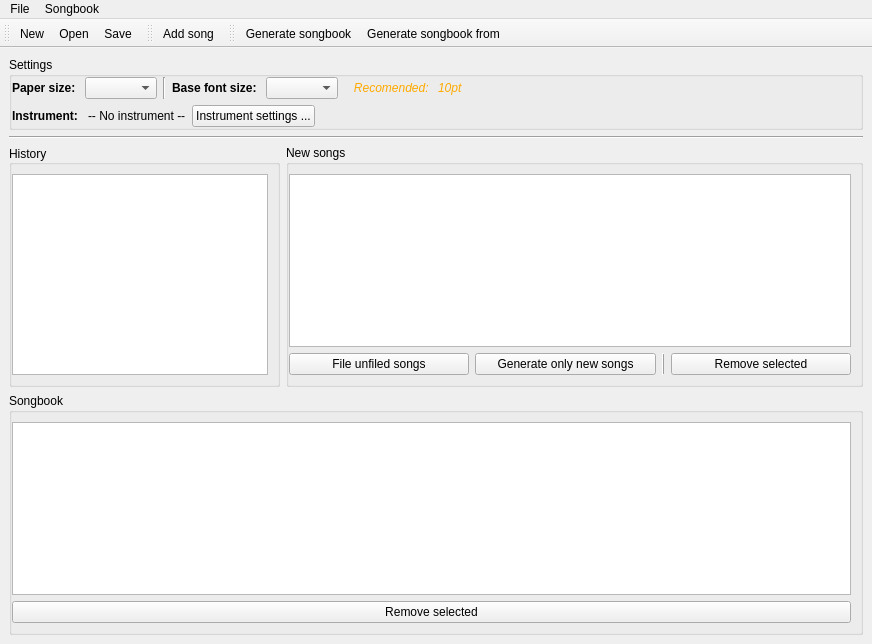
<?xml version="1.0" encoding="UTF-8"?>
<ui version="4.0">
 <class>MainWindow</class>
 <widget class="QMainWindow" name="MainWindow">
  <property name="geometry">
   <rect>
    <x>0</x>
    <y>0</y>
    <width>872</width>
    <height>644</height>
   </rect>
  </property>
  <property name="windowTitle">
   <string>MainWindow</string>
  </property>
  <widget class="QWidget" name="centralwidget">
   <layout class="QVBoxLayout" name="verticalLayout_2" stretch="0,0,0,0">
    <item>
     <widget class="QGroupBox" name="groupBox">
      <property name="title">
       <string>Settings</string>
      </property>
      <layout class="QVBoxLayout" name="verticalLayout_5">
       <property name="leftMargin">
        <number>0</number>
       </property>
       <property name="topMargin">
        <number>0</number>
       </property>
       <property name="bottomMargin">
        <number>0</number>
       </property>
       <item>
        <widget class="QWidget" name="widget_5" native="true">
         <layout class="QHBoxLayout" name="horizontalLayout_5">
          <property name="margin">
           <number>0</number>
          </property>
          <item>
           <widget class="QLabel" name="label_2">
            <property name="font">
             <font>
              <pointsize>9</pointsize>
              <weight>75</weight>
              <bold>true</bold>
             </font>
            </property>
            <property name="text">
             <string>Paper size: </string>
            </property>
           </widget>
          </item>
          <item>
           <widget class="QComboBox" name="paperSize"/>
          </item>
          <item>
           <widget class="QWidget" name="widget_6" native="true">
            <layout class="QHBoxLayout" name="horizontalLayout_6">
             <property name="margin">
              <number>0</number>
             </property>
             <item>
              <widget class="QFrame" name="frame_3">
               <property name="frameShape">
                <enum>QFrame::VLine</enum>
               </property>
               <property name="frameShadow">
                <enum>QFrame::Sunken</enum>
               </property>
              </widget>
             </item>
             <item>
              <widget class="QLabel" name="label_3">
               <property name="font">
                <font>
                 <pointsize>9</pointsize>
                 <weight>75</weight>
                 <bold>true</bold>
                </font>
               </property>
               <property name="text">
                <string>Base font size: </string>
               </property>
              </widget>
             </item>
             <item>
              <widget class="QComboBox" name="fontSize"/>
             </item>
             <item>
              <widget class="QLabel" name="label_4">
               <property name="palette">
                <palette>
                 <active>
                  <colorrole role="WindowText">
                   <brush brushstyle="SolidPattern">
                    <color alpha="255">
                     <red>255</red>
                     <green>170</green>
                     <blue>0</blue>
                    </color>
                   </brush>
                  </colorrole>
                 </active>
                 <inactive>
                  <colorrole role="WindowText">
                   <brush brushstyle="SolidPattern">
                    <color alpha="255">
                     <red>255</red>
                     <green>170</green>
                     <blue>0</blue>
                    </color>
                   </brush>
                  </colorrole>
                 </inactive>
                 <disabled>
                  <colorrole role="WindowText">
                   <brush brushstyle="SolidPattern">
                    <color alpha="255">
                     <red>165</red>
                     <green>166</green>
                     <blue>166</blue>
                    </color>
                   </brush>
                  </colorrole>
                 </disabled>
                </palette>
               </property>
               <property name="font">
                <font>
                 <pointsize>9</pointsize>
                 <italic>true</italic>
                </font>
               </property>
               <property name="text">
                <string>   Recomended: </string>
               </property>
              </widget>
             </item>
             <item>
              <widget class="QLabel" name="recommendedSize">
               <property name="palette">
                <palette>
                 <active>
                  <colorrole role="WindowText">
                   <brush brushstyle="SolidPattern">
                    <color alpha="255">
                     <red>255</red>
                     <green>170</green>
                     <blue>0</blue>
                    </color>
                   </brush>
                  </colorrole>
                 </active>
                 <inactive>
                  <colorrole role="WindowText">
                   <brush brushstyle="SolidPattern">
                    <color alpha="255">
                     <red>255</red>
                     <green>170</green>
                     <blue>0</blue>
                    </color>
                   </brush>
                  </colorrole>
                 </inactive>
                 <disabled>
                  <colorrole role="WindowText">
                   <brush brushstyle="SolidPattern">
                    <color alpha="255">
                     <red>165</red>
                     <green>166</green>
                     <blue>166</blue>
                    </color>
                   </brush>
                  </colorrole>
                 </disabled>
                </palette>
               </property>
               <property name="font">
                <font>
                 <pointsize>9</pointsize>
                 <italic>true</italic>
                </font>
               </property>
               <property name="text">
                <string>10pt</string>
               </property>
              </widget>
             </item>
            </layout>
           </widget>
          </item>
          <item>
           <spacer name="horizontalSpacer_2">
            <property name="orientation">
             <enum>Qt::Horizontal</enum>
            </property>
            <property name="sizeHint" stdset="0">
             <size>
              <width>40</width>
              <height>20</height>
             </size>
            </property>
           </spacer>
          </item>
         </layout>
        </widget>
       </item>
       <item>
        <widget class="QWidget" name="widget_4" native="true">
         <layout class="QHBoxLayout" name="horizontalLayout_4">
          <property name="margin">
           <number>0</number>
          </property>
          <item>
           <widget class="QLabel" name="label">
            <property name="font">
             <font>
              <pointsize>9</pointsize>
              <weight>75</weight>
              <bold>true</bold>
             </font>
            </property>
            <property name="text">
             <string>Instrument: </string>
            </property>
           </widget>
          </item>
          <item>
           <widget class="QLabel" name="instrumentLabel">
            <property name="font">
             <font>
              <pointsize>9</pointsize>
              <weight>50</weight>
              <bold>false</bold>
              <underline>false</underline>
             </font>
            </property>
            <property name="text">
             <string>-- No instrument --</string>
            </property>
           </widget>
          </item>
          <item>
           <widget class="QPushButton" name="instrumentSettingsButton">
            <property name="text">
             <string>Instrument settings ...</string>
            </property>
           </widget>
          </item>
          <item>
           <spacer name="horizontalSpacer">
            <property name="orientation">
             <enum>Qt::Horizontal</enum>
            </property>
            <property name="sizeHint" stdset="0">
             <size>
              <width>40</width>
              <height>20</height>
             </size>
            </property>
           </spacer>
          </item>
         </layout>
        </widget>
       </item>
      </layout>
     </widget>
    </item>
    <item>
     <widget class="QFrame" name="frame_2">
      <property name="frameShape">
       <enum>QFrame::HLine</enum>
      </property>
      <property name="frameShadow">
       <enum>QFrame::Sunken</enum>
      </property>
      <property name="lineWidth">
       <number>1</number>
      </property>
      <property name="midLineWidth">
       <number>0</number>
      </property>
     </widget>
    </item>
    <item>
     <widget class="QWidget" name="widget_3" native="true">
      <layout class="QHBoxLayout" name="horizontalLayout_3" stretch="0,1">
       <property name="margin">
        <number>0</number>
       </property>
       <item>
        <widget class="QGroupBox" name="historyBox">
         <property name="title">
          <string>History</string>
         </property>
         <property name="alignment">
          <set>Qt::AlignLeading|Qt::AlignLeft|Qt::AlignVCenter</set>
         </property>
         <property name="flat">
          <bool>false</bool>
         </property>
         <property name="checkable">
          <bool>false</bool>
         </property>
         <layout class="QVBoxLayout" name="verticalLayout">
          <property name="leftMargin">
           <number>0</number>
          </property>
          <item>
           <widget class="QListView" name="eventsView">
            <property name="selectionMode">
             <enum>QAbstractItemView::SingleSelection</enum>
            </property>
           </widget>
          </item>
         </layout>
        </widget>
       </item>
       <item>
        <widget class="QGroupBox" name="newSongsBox">
         <property name="title">
          <string>New songs</string>
         </property>
         <property name="flat">
          <bool>false</bool>
         </property>
         <layout class="QVBoxLayout" name="verticalLayout_4">
          <property name="leftMargin">
           <number>0</number>
          </property>
          <property name="topMargin">
           <number>9</number>
          </property>
          <item>
           <widget class="QTreeView" name="newSongsView">
            <property name="selectionMode">
             <enum>QAbstractItemView::MultiSelection</enum>
            </property>
            <property name="indentation">
             <number>20</number>
            </property>
            <property name="itemsExpandable">
             <bool>false</bool>
            </property>
            <property name="sortingEnabled">
             <bool>true</bool>
            </property>
            <attribute name="headerCascadingSectionResizes">
             <bool>false</bool>
            </attribute>
            <attribute name="headerDefaultSectionSize">
             <number>150</number>
            </attribute>
            <attribute name="headerMinimumSectionSize">
             <number>100</number>
            </attribute>
            <attribute name="headerStretchLastSection">
             <bool>true</bool>
            </attribute>
           </widget>
          </item>
          <item>
           <widget class="QWidget" name="widget_2" native="true">
            <layout class="QHBoxLayout" name="horizontalLayout_2">
             <property name="margin">
              <number>0</number>
             </property>
             <item>
              <widget class="QPushButton" name="fileUnfiledButton">
               <property name="text">
                <string>File unfiled songs</string>
               </property>
              </widget>
             </item>
             <item>
              <widget class="QPushButton" name="pushButton">
               <property name="text">
                <string>Generate only new songs</string>
               </property>
              </widget>
             </item>
             <item>
              <widget class="QFrame" name="frame">
               <property name="frameShape">
                <enum>QFrame::VLine</enum>
               </property>
               <property name="frameShadow">
                <enum>QFrame::Raised</enum>
               </property>
              </widget>
             </item>
             <item>
              <widget class="QPushButton" name="pushButton_2">
               <property name="text">
                <string>Remove selected</string>
               </property>
              </widget>
             </item>
            </layout>
           </widget>
          </item>
         </layout>
        </widget>
       </item>
      </layout>
     </widget>
    </item>
    <item>
     <widget class="QGroupBox" name="songbookBox">
      <property name="title">
       <string>Songbook</string>
      </property>
      <layout class="QVBoxLayout" name="verticalLayout_3">
       <property name="leftMargin">
        <number>0</number>
       </property>
       <property name="bottomMargin">
        <number>9</number>
       </property>
       <item>
        <widget class="QTreeView" name="allSongsView">
         <property name="selectionMode">
          <enum>QAbstractItemView::MultiSelection</enum>
         </property>
         <property name="sortingEnabled">
          <bool>true</bool>
         </property>
         <property name="headerHidden">
          <bool>false</bool>
         </property>
         <attribute name="headerDefaultSectionSize">
          <number>250</number>
         </attribute>
         <attribute name="headerHighlightSections">
          <bool>false</bool>
         </attribute>
         <attribute name="headerMinimumSectionSize">
          <number>100</number>
         </attribute>
         <attribute name="headerShowSortIndicator" stdset="0">
          <bool>true</bool>
         </attribute>
        </widget>
       </item>
       <item>
        <widget class="QWidget" name="widget" native="true">
         <layout class="QHBoxLayout" name="horizontalLayout">
          <property name="sizeConstraint">
           <enum>QLayout::SetDefaultConstraint</enum>
          </property>
          <property name="margin">
           <number>0</number>
          </property>
          <item>
           <widget class="QPushButton" name="pushButton_3">
            <property name="sizePolicy">
             <sizepolicy hsizetype="Preferred" vsizetype="Fixed">
              <horstretch>0</horstretch>
              <verstretch>0</verstretch>
             </sizepolicy>
            </property>
            <property name="text">
             <string>Remove selected</string>
            </property>
           </widget>
          </item>
         </layout>
        </widget>
       </item>
      </layout>
     </widget>
    </item>
   </layout>
  </widget>
  <widget class="QToolBar" name="toolBar">
   <property name="windowTitle">
    <string>toolBar</string>
   </property>
   <attribute name="toolBarArea">
    <enum>TopToolBarArea</enum>
   </attribute>
   <attribute name="toolBarBreak">
    <bool>false</bool>
   </attribute>
   <addaction name="actionNew"/>
   <addaction name="actionOpen"/>
   <addaction name="actionSave"/>
  </widget>
  <widget class="QToolBar" name="toolBar_2">
   <property name="windowTitle">
    <string>toolBar_2</string>
   </property>
   <attribute name="toolBarArea">
    <enum>TopToolBarArea</enum>
   </attribute>
   <attribute name="toolBarBreak">
    <bool>false</bool>
   </attribute>
   <addaction name="actionAdd_song"/>
  </widget>
  <widget class="QToolBar" name="toolBar_3">
   <property name="windowTitle">
    <string>toolBar_3</string>
   </property>
   <attribute name="toolBarArea">
    <enum>TopToolBarArea</enum>
   </attribute>
   <attribute name="toolBarBreak">
    <bool>false</bool>
   </attribute>
   <addaction name="actionGenerate_songbook"/>
   <addaction name="actionGenerate_songbook_from"/>
  </widget>
  <widget class="QMenuBar" name="menuBar">
   <property name="geometry">
    <rect>
     <x>0</x>
     <y>0</y>
     <width>872</width>
     <height>19</height>
    </rect>
   </property>
   <widget class="QMenu" name="menuSoubor">
    <property name="title">
     <string>File</string>
    </property>
    <addaction name="actionNew"/>
    <addaction name="actionOpen"/>
    <addaction name="separator"/>
    <addaction name="actionSave"/>
    <addaction name="actionSave_As"/>
    <addaction name="separator"/>
    <addaction name="actionQuit"/>
   </widget>
   <widget class="QMenu" name="menuSongbook">
    <property name="title">
     <string>Songbook</string>
    </property>
    <addaction name="actionAdd_song"/>
    <addaction name="separator"/>
    <addaction name="actionInstrument_settings"/>
    <addaction name="separator"/>
    <addaction name="actionGenerate_songbook"/>
   </widget>
   <addaction name="menuSoubor"/>
   <addaction name="menuSongbook"/>
  </widget>
  <action name="actionOpen">
   <property name="text">
    <string>&amp;Open</string>
   </property>
   <property name="toolTip">
    <string>Open existing songbook</string>
   </property>
   <property name="shortcut">
    <string>Ctrl+O</string>
   </property>
  </action>
  <action name="actionNew">
   <property name="text">
    <string>New</string>
   </property>
   <property name="toolTip">
    <string>New songbook</string>
   </property>
   <property name="shortcut">
    <string>Ctrl+N</string>
   </property>
  </action>
  <action name="actionSave">
   <property name="text">
    <string>Save</string>
   </property>
   <property name="toolTip">
    <string>Save current songbook</string>
   </property>
   <property name="shortcut">
    <string>Ctrl+S</string>
   </property>
  </action>
  <action name="actionAdd_song">
   <property name="text">
    <string>Add song</string>
   </property>
   <property name="toolTip">
    <string>Add new song to the songbook</string>
   </property>
  </action>
  <action name="actionGenerate_songbook">
   <property name="text">
    <string>Generate songbook</string>
   </property>
   <property name="toolTip">
    <string>Generate complete songbook</string>
   </property>
  </action>
  <action name="actionGenerate_songbook_from">
   <property name="text">
    <string>Generate songbook from</string>
   </property>
  </action>
  <action name="actionSave_As">
   <property name="text">
    <string>Save As ...</string>
   </property>
  </action>
  <action name="actionQuit">
   <property name="text">
    <string>&amp;Quit</string>
   </property>
   <property name="shortcut">
    <string>Ctrl+Q</string>
   </property>
  </action>
  <action name="actionInstrument_settings">
   <property name="text">
    <string>Instrument settings</string>
   </property>
  </action>
 </widget>
 <resources/>
 <connections>
  <connection>
   <sender>instrumentSettingsButton</sender>
   <signal>clicked()</signal>
   <receiver>actionInstrument_settings</receiver>
   <slot>trigger()</slot>
   <hints>
    <hint type="sourcelabel">
     <x>148</x>
     <y>86</y>
    </hint>
    <hint type="destinationlabel">
     <x>-1</x>
     <y>-1</y>
    </hint>
   </hints>
  </connection>
 </connections>
</ui>
